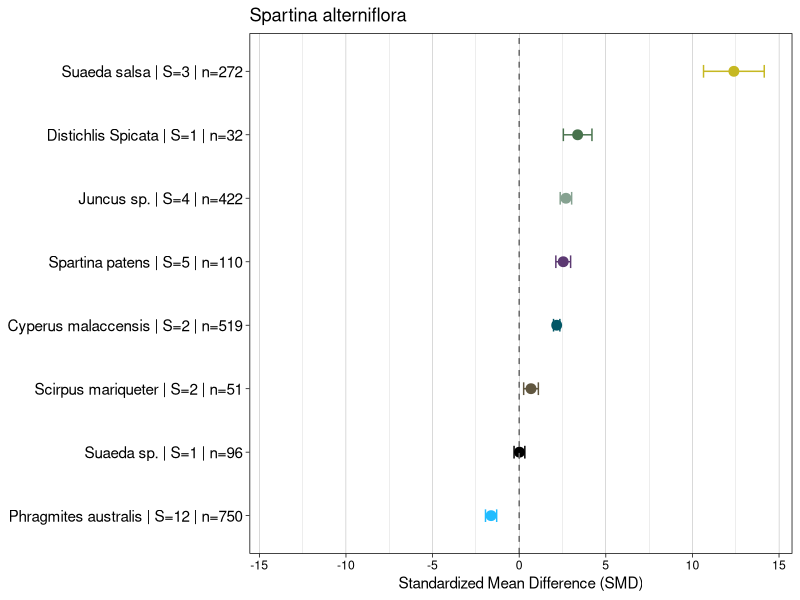

Write the R code that produced this figure. (Note: this script raises an error after producing the figure.)
rm(list = ls()) #clear environment
library(tidyverse)
library(metafor)
library(dplyr)

#ghgflux <- readRDS("ghgflux.rds") #get data
ghgflux<-read.csv("raw/SMD_data.csv")
data_ch4 <- ghgflux %>% #clean up the data
  filter(
    !is.na(ch4_flux),
    !is.na(ch4_n),
    !is.na(ch4_var),
    !is.na(plant_species),
    plant_species != "",
  )

data_ch4 <- data_ch4 %>%
  group_by(plant_species) %>%
  filter(n_distinct(p_num) > 1) %>% #make sure there is more than one study that measures the plant species
  ungroup()

# Assign unique ID to aggregate data --------------------------------------
#Data from the same study, latitude, estuary, marsh, year, month, plant species, and salinity are assign same ID.
data_ch4 <- data_ch4 %>%
  mutate(repeat_flag = ifelse("repeat" == "Y", TRUE, FALSE)) %>%
  mutate(group_key = ifelse(!repeat_flag,
                            paste(p_num, lat, estuary, marsh, sampling_year, month, plant_species, salinity, specific_site, section, sep = "_"),
                            NA)) %>%
  # Create numeric unique IDs for each group_key
  mutate(unique_id = ifelse(!repeat_flag,
                            as.integer(factor(group_key)),
                            NA)) %>%
  relocate(unique_id, .after = p_num)

meta_data <- data_ch4 %>%
  dplyr::select(ch4_flux, ch4_var, ch4_n, sampling_year, unique_id, p_num, lat, month, ch4_method_simple, season, plant_species, salinity, tide)

#separate out Spartina alterniflora rows
spartina <- meta_data %>%
  filter(plant_species == "Spartina alterniflora") %>%
  dplyr::select(p_num, month, sampling_year,
         ch4_var_t = ch4_var, 
         ch4_n_t = ch4_n, 
         ch4_flux_t = ch4_flux, 
        )

#filter non-Spartina rows
non_spartina <- meta_data %>%
  filter(plant_species != "Spartina alterniflora")

#join non-Spartina with matching Spartina rows by p_num and season
paired_data <- non_spartina %>%
  left_join(spartina, by = c("p_num", "sampling_year", "month"), relationship = "many-to-many") %>%
  filter(!is.na(ch4_flux_t))  # keep only pairs where Spartina data exists

ch4_meta_data <- escalc(measure = "SMD", 
                        m1i = ch4_flux_t, 
                        sd1i = ch4_var_t, 
                        n1i = ch4_n_t,
                        m2i = ch4_flux, 
                        sd2i = ch4_var, 
                        n2i = ch4_n, 
                        data = paired_data)

aggregated_data <- ch4_meta_data %>%
  group_by(unique_id) %>%
  summarise(
    # Calculate mean of yi
    avg_yi = mean(yi, na.rm = TRUE),
    
    # Calculate sum of vi / n^2 (n = number of rows per group)
    avg_vi = sum(vi, na.rm = TRUE) / (n()^2),
    
    ch4_n=sum(ch4_n),
    
    # Example aggregation for other columns
    sampling_year = paste(unique(sampling_year), collapse = ", "),
    p_num = paste(unique(p_num), collapse = ", "),
    season = paste(unique(season), collapse = ", "),
    salinity = paste(unique(salinity), collapse = ", "),  
    plant_species = paste(unique(plant_species), collapse = ", "),
    tide = paste(unique(tide), collapse = ", ")

    # Add other columns as needed here...
  )

#Count number of unique studies per plant_species
study_counts <- ch4_meta_data %>%
  group_by(plant_species) %>%
  summarise(n_studies = n_distinct(p_num), .groups = "drop")

#Aggregate the data
plants_aggregated <- ch4_meta_data %>%
  group_by(plant_species) %>%
  summarise(
    avg_yi = mean(yi, na.rm = TRUE),
    avg_vi = sum(vi, na.rm = TRUE) / (n()^2),
    ch4_n = sum(ch4_n),
    p_num = paste(unique(p_num), collapse = ", "),
    salinity = paste(unique(salinity), collapse = ", "),  
    tide = paste(unique(tide), collapse = ", "),
    ch4_method_simple = paste(unique(ch4_method_simple), collapse = ", ")
  ) %>%
  left_join(study_counts, by = "plant_species") %>%  # ← This is key!
  mutate(slab_label = paste0(plant_species, " | S=", n_studies, " | n=", ch4_n))

print(plants_aggregated)

meta_model <- rma(avg_yi, avg_vi, data = plants_aggregated, method = "REML", knha=TRUE)
summary(meta_model)

# Extract model results
plot_data <- plants_aggregated %>%
  mutate(
    yi = meta_model$yi,
    vi = meta_model$vi,
    se = sqrt(vi),
    ci_lower = yi - 1.96 * se,
    ci_upper = yi + 1.96 * se
  )


p1<- ggplot(plot_data, aes(x = yi, y = reorder(slab_label, yi), color=plant_species)) +
  geom_point(aes(color = plant_species), size = 3) +
  geom_errorbarh(aes(xmin = ci_lower, xmax = ci_upper, color=plant_species), height = 0.2) +
  geom_vline(xintercept = 0, linetype = "dashed", color = "gray40") +
  scale_color_manual(values = c("Cyperus malaccensis"="#025766", "Spartina patens" = "#5c3972", 
                               "Spartina alterniflora" = "#2FC45D", "Phragmites australis" ="#20bcff",
                               "Distichlis Spicata" = "#47724c", "Suaeda salsa" = "#c6b822",
                               "Cladium jamaicense" =  "#564e95", "Juncae sp" = "lightblue",
                               "Juncus sp." = "#86a291",
                               "Sesuvium portulacastrum" = "#90E669", "Plantago maritima" = "#47724c",
                               "Scirpus mariqueter" = "#60563f", "Tamarix chinensis"="#FF46A2",
                               "Salicornia sp."="black", "Suaeda sp." = "black")) +
  scale_x_continuous(limits = c(-max(plot_data$ci_upper), max(plot_data$ci_upper) + 0.2)) +
  labs(
    x = "Standardized Mean Difference (SMD)",
    y = NULL,
    title = "Spartina alterniflora"
  ) +
  theme(
  legend.text =element_text(size = 12, colour = "black", family = "Helvetica"),
    axis.text.x = element_text(size = 12, colour = "black", family = "Helvetica"), 
    axis.text.y = element_text(size = 12, colour = "black", family = "Helvetica"),
    axis.title.x = element_text(size = 12, color = "black", family = "Helvetica"),
    axis.title.y = element_text(size = 12, color = "black", family = "Helvetica")) +
  theme(plot.background = element_rect(fill = "transparent", colour = NA),
        panel.background = element_rect(fill = "transparent", colour = NA),
        legend.background = element_rect(fill = "transparent", colour = NA))+
  theme_linedraw()+
  theme(legend.position="none",
    panel.grid.major.y = element_blank(),
    axis.text.y = element_text(size = 11)
  )
p1
ggsave("figures/meta_forest_plants_ch4_spal.png", width = 8, height = 6)





# by salinity -------------------------------------------------------------
data_ch4 <- data_ch4 %>%
  mutate(repeat_flag = ifelse("repeat" == "Y", TRUE, FALSE)) %>%
  mutate(group_key = ifelse(!repeat_flag,
                            paste(p_num, lat, estuary, marsh, sampling_year, month, plant_species, salinity, specific_site, section, sep = "_"),
                            NA)) %>%
  # Create numeric unique IDs for each group_key
  mutate(unique_id = ifelse(!repeat_flag,
                            as.integer(factor(group_key)),
                            NA)) %>%
  relocate(unique_id, .after = p_num)


ch4_meta_data <- data_ch4 %>%
  group_by(unique_id) %>%
  summarise(
    # Calculate mean of yi
    ch4_flux = mean(ch4_flux, na.rm = TRUE),
    
    # Calculate sum of vi / n^2 (n = number of rows per group)
    ch4_n = sum(ch4_n),
    
    ch4_var=mean(ch4_var),
    
    # Example aggregation for other columns
    month = as.factor(paste(unique(month), collapse = ", ")),
    p_num = as.numeric(paste(unique(p_num), collapse = ", ")),
    plant_species = as.factor(paste(unique(plant_species), collapse = ", ")),
    salinity = as.factor(paste(unique(salinity), collapse = ", ")),
    season = as.factor(paste(unique(season), collapse = ", ")),
    tide = as.factor(paste(unique(tide), collapse = ", ")),
    lat = paste(unique(lat), collapse = ", "),  
    tide = as.factor(paste(unique(tide), collapse = ", ")),
    ch4_method_simple = as.factor(paste(unique(ch4_method_simple), collapse = ", ")),
    climate_region = as.factor(paste(unique(climate_region), collapse = ", ")),
    month = as.factor(paste(unique(month), collapse = ", ")),
    sampling_year = as.numeric(paste(unique(sampling_year), collapse = ", "))
    
    # Add other columns as needed here...
  )


library(dplyr)
meta_data <- ch4_meta_data %>%
  dplyr::select(ch4_flux, ch4_var, ch4_n, p_num, sampling_year, lat, month, ch4_method_simple, season, plant_species, salinity, tide)

# Step 1: Separate out Spartina alterniflora rows
spartina <- meta_data %>%
  filter(plant_species == "Spartina alterniflora") %>%
  dplyr::select(p_num, month, sampling_year,
                ch4_var_t = ch4_var, 
                ch4_n_t = ch4_n, 
                ch4_flux_t = ch4_flux, 
  )

# Step 2: Filter non-Spartina rows
non_spartina <- meta_data %>%
  filter(plant_species != "Spartina alterniflora")

# Step 3: Join non-Spartina with matching Spartina rows by p_num and season
paired_data <- non_spartina %>%
  left_join(spartina, by = c("p_num", "month", "sampling_year"), relationship = "many-to-many") %>%
  filter(!is.na(ch4_flux_t))  # keep only pairs where Spartina data exists

ch4_meta_data <- escalc(measure = "SMD", 
                        m1i = ch4_flux_t, 
                        sd1i = ch4_var_t, 
                        n1i = ch4_n_t,
                        m2i = ch4_flux, 
                        sd2i = ch4_var, 
                        n2i = ch4_n, 
                        data = paired_data)

# Step 1: Count number of unique studies per plant_species
study_counts <- ch4_meta_data %>%
  group_by(salinity) %>%
  summarise(n_studies = n_distinct(p_num), .groups = "drop")

sal_aggregated <- ch4_meta_data %>%
  group_by(salinity) %>%
  summarise(
    avg_yi = mean(yi, na.rm = TRUE),
    avg_vi = sum(vi, na.rm = TRUE) / (n()^2),
    ch4_n = sum(ch4_n),
    p_num = paste(unique(p_num), collapse = ", "),
    tide = paste(unique(tide), collapse = ", "),
    ch4_method_simple = paste(unique(ch4_method_simple), collapse = ", ")
  ) %>%
  left_join(study_counts, by = "salinity") %>%  # ← This is key!
  mutate(slab_label = paste0(salinity, " | S=", n_studies, " | n=", ch4_n))

sal_aggregated <- sal_aggregated %>%
  mutate(salinity = factor(salinity, 
                           levels = c("oligohaline", "mesohaline", "polyhaline", "euhaline"), 
                           ordered = TRUE))

print(sal_aggregated)

meta_model <- rma(avg_yi, avg_vi, data = sal_aggregated, method = "REML", knha=TRUE)
summary(meta_model)


levels(sal_aggregated$salinity)

# Extract model results
plot_data <- sal_aggregated %>%
  mutate(
    yi = meta_model$yi,
    vi = meta_model$vi,
    se = sqrt(vi),
    ci_lower = yi - 1.96 * se,
    ci_upper = yi + 1.96 * se
  )

plot_data <- plot_data %>%
  mutate(
    salinity = factor(salinity, 
                      levels = c("oligohaline", "mesohaline", "polyhaline", "euhaline")),
    slab_label = fct_reorder(slab_label, as.numeric(salinity))  # order by salinity
  )


p2 <- ggplot(plot_data, aes(x = yi, y = slab_label, color=salinity)) +
  geom_point(aes(color = salinity), size = 3) +
  geom_errorbarh(aes(xmin = ci_lower, xmax = ci_upper, color=salinity), height = 0.2) +
  geom_vline(xintercept = 0, linetype = "dashed", color = "gray40") +
  scale_color_manual(values = c("oligohaline" = "lightblue", 
                                "mesohaline" = "#1F78B4",
                                "polyhaline" = "darkblue",
                                "euhaline" = "darkgreen")) +
  scale_x_continuous(limits = c(-max(plot_data$ci_upper), max(plot_data$ci_upper) + 0.2)) +
  labs(
    x = "Standardized Mean Difference (SMD)",
    y = NULL,
    title = "Spartina alterniflora"
  ) +
  theme(
    legend.text =element_text(size = 12, colour = "black", family = "Helvetica"),
    axis.text.x = element_text(size = 12, colour = "black", family = "Helvetica"), 
    axis.text.y = element_text(size = 12, colour = "black", family = "Helvetica"),
    axis.title.x = element_text(size = 12, color = "black", family = "Helvetica"),
    axis.title.y = element_text(size = 12, color = "black", family = "Helvetica")) +
  theme(plot.background = element_rect(fill = "transparent", colour = NA),
        panel.background = element_rect(fill = "transparent", colour = NA),
        legend.background = element_rect(fill = "transparent", colour = NA))+
  theme_linedraw()+
  theme(legend.position="none",
        panel.grid.major.y = element_blank(),
        axis.text.y = element_text(size = 11)
  )
p2
ggsave("figures/meta_forest_salinity_ch4_spal.png", width = 8, height = 6)



# Phragmites --------------------------------------------------------------
data_ch4 <- ghgflux %>% #clean up the data
  filter(
    !is.na(ch4_flux),
    !is.na(ch4_n),
    !is.na(plant_species),
    plant_species != "",
  )

data_ch4 <- data_ch4 %>%
  group_by(plant_species) %>%
  filter(n_distinct(p_num) > 1) %>%
  ungroup()

# Assign unique ID to aggregate data --------------------------------------
#Data from the same study, latitude, estuary, marsh, year, month, plant species, and salinity are assign same ID.
data_ch4 <- data_ch4 %>%
  mutate(repeat_flag = ifelse("repeat" == "Y", TRUE, FALSE)) %>%
  mutate(group_key = ifelse(!repeat_flag,
                            paste(p_num, lat, estuary, marsh, sampling_year, month, plant_species, salinity, specific_site, section, sep = "_"),
                            NA)) %>%
  # Create numeric unique IDs for each group_key
  mutate(unique_id = ifelse(!repeat_flag,
                            as.integer(factor(group_key)),
                            NA)) %>%
  relocate(unique_id, .after = p_num)

meta_data <- data_ch4 %>%
  dplyr::select(ch4_flux, ch4_var, ch4_n, sampling_year, unique_id, p_num, lat, month, ch4_method_simple, season, plant_species, salinity, tide)

#separate out phrag rows
phrag <- meta_data %>%
  filter(plant_species == "Phragmites australis") %>%
  dplyr::select(p_num, month, sampling_year,
                ch4_var_t = ch4_var, 
                ch4_n_t = ch4_n, 
                ch4_flux_t = ch4_flux, 
  )

#filter non-phrag rows
non_phrag <- meta_data %>%
  filter(plant_species != "Phragmites australis")

#join non-phrag with matching phrag rows by p_num and season
paired_data <- non_phrag %>%
  left_join(phrag, by = c("p_num", "month", "sampling_year"), relationship = "many-to-many") %>%
  filter(!is.na(ch4_flux_t))  # keep only pairs where Spartina data exists

ch4_meta_data <- escalc(measure = "SMD", 
                        m1i = ch4_flux_t, 
                        sd1i = ch4_var_t, 
                        n1i = ch4_n_t,
                        m2i = ch4_flux, 
                        sd2i = ch4_var, 
                        n2i = ch4_n, 
                        data = paired_data)

aggregated_data <- ch4_meta_data %>%
  group_by(unique_id) %>%
  summarise(
    # Calculate mean of yi
    avg_yi = mean(yi, na.rm = TRUE),
    
    # Calculate sum of vi / n^2 (n = number of rows per group)
    avg_vi = sum(vi, na.rm = TRUE) / (n()^2),
    
    ch4_n=sum(ch4_n),
    
    # Example aggregation for other columns
    p_num = paste(unique(p_num), collapse = ", "),
    season = paste(unique(season), collapse = ", "),
    salinity = paste(unique(salinity), collapse = ", "),  
    plant_species = paste(unique(plant_species), collapse = ", "),
    tide = paste(unique(tide), collapse = ", ")
    
    # Add other columns as needed here...
  )

#count number of unique studies per plant_species
study_counts <- ch4_meta_data %>%
  group_by(plant_species) %>%
  summarise(n_studies = n_distinct(p_num), .groups = "drop")

#aggregate the data
plants_aggregated <- ch4_meta_data %>%
  group_by(plant_species) %>%
  summarise(
    avg_yi = mean(yi, na.rm = TRUE),
    avg_vi = sum(vi, na.rm = TRUE) / (n()^2),
    ch4_n = sum(ch4_n),
    p_num = paste(unique(p_num), collapse = ", "),
    salinity = paste(unique(salinity), collapse = ", "),  
    tide = paste(unique(tide), collapse = ", "),
    ch4_method_simple = paste(unique(ch4_method_simple), collapse = ", ")
  ) %>%
  left_join(study_counts, by = "plant_species") %>%  # ← This is key!
  mutate(slab_label = paste0(plant_species, " | S=", n_studies, " | n=", ch4_n))

print(plants_aggregated)

meta_model <- rma(avg_yi, avg_vi, data = plants_aggregated, method = "REML", knha=TRUE)
summary(meta_model)

# Extract model results
plot_data <- plants_aggregated %>%
  mutate(
    yi = meta_model$yi,
    vi = meta_model$vi,
    se = sqrt(vi),
    ci_lower = yi - 1.96 * se,
    ci_upper = yi + 1.96 * se
  )

p3<- ggplot(plot_data, aes(x = yi, y = reorder(slab_label, yi), color=plant_species)) +
  geom_point(aes(color = plant_species), size = 3) +
  geom_errorbarh(aes(xmin = ci_lower, xmax = ci_upper, color=plant_species), height = 0.2) +
  geom_vline(xintercept = 0, linetype = "dashed", color = "gray40") +
  scale_color_manual(values = c("Cyperus malaccensis"="#025766", "Spartina patens" = "#5c3972", 
                                "Spartina alterniflora" = "#2FC45D", "Phragmites australis" ="#20bcff",
                                "Distichlis Spicata" = "#47724c", "Suaeda salsa" = "#c6b822",
                                "Cladium jamaicense" =  "#564e95", "Juncus sp." = "#86a291",
                                "Sesuvium portulacastrum" = "#90E669", "Plantago maritima" = "#47724c",
                                "Scirpus mariqueter" = "#60563f", "Tamarix chinensis"="#FF46A2",
                                "Salicornia sp."="black", "Suaeda sp." = "black")) +
  scale_x_continuous(limits = c(-max(plot_data$ci_upper), max(plot_data$ci_upper) + 0.2)) +
  labs(
    x = "Standardized Mean Difference (SMD)",
    y = NULL,
    title = "Phragmites australis"
  ) +
  theme(
    legend.text =element_text(size = 12, colour = "black", family = "Helvetica"),
    axis.text.x = element_text(size = 12, colour = "black", family = "Helvetica"), 
    axis.text.y = element_text(size = 12, colour = "black", family = "Helvetica"),
    axis.title.x = element_text(size = 12, color = "black", family = "Helvetica"),
    axis.title.y = element_text(size = 12, color = "black", family = "Helvetica")) +
  theme_linedraw()+
  theme(legend.position="none",
        panel.grid.major.y = element_blank(),
        axis.text.y = element_text(size = 11))+
          theme(plot.background = element_rect(fill = "transparent", colour = NA),
                panel.background = element_rect(fill = "transparent", colour = NA),
                legend.background = element_rect(fill = "transparent", colour = NA))
p3
ggsave("figures/meta_forest_plants_ch4_phrag.png", width = 8, height = 6)


# by salinity -------------------------------------------------------------
data_ch4 <- data_ch4 %>%
  mutate(repeat_flag = ifelse("repeat" == "Y", TRUE, FALSE)) %>%
  mutate(group_key = ifelse(!repeat_flag,
                            paste(p_num, lat, estuary, marsh, sampling_year, month, plant_species, salinity, specific_site, section, sep = "_"),
                            NA)) %>%
  # Create numeric unique IDs for each group_key
  mutate(unique_id = ifelse(!repeat_flag,
                            as.integer(factor(group_key)),
                            NA)) %>%
  relocate(unique_id, .after = p_num)


ch4_meta_data <- data_ch4 %>%
  group_by(unique_id) %>%
  summarise(
    # Calculate mean of yi
    ch4_flux = mean(ch4_flux, na.rm = TRUE),
    
    # Calculate sum of vi / n^2 (n = number of rows per group)
    ch4_n = sum(ch4_n),
    
    ch4_var=mean(ch4_var),
    
    # Example aggregation for other columns
    month = as.factor(paste(unique(month), collapse = ", ")),
    p_num = as.numeric(paste(unique(p_num), collapse = ", ")),
    plant_species = as.factor(paste(unique(plant_species), collapse = ", ")),
    salinity = as.factor(paste(unique(salinity), collapse = ", ")),
    season = as.factor(paste(unique(season), collapse = ", ")),
    tide = as.factor(paste(unique(tide), collapse = ", ")),
    lat = paste(unique(lat), collapse = ", "),  
    tide = as.factor(paste(unique(tide), collapse = ", ")),
    ch4_method_simple = as.factor(paste(unique(ch4_method_simple), collapse = ", ")),
    climate_region = as.factor(paste(unique(climate_region), collapse = ", ")),
    month = as.factor(paste(unique(month), collapse = ", ")),
    sampling_year = as.numeric(paste(unique(sampling_year), collapse = ", "))
    
    # Add other columns as needed here...
  )

meta_data <- ch4_meta_data %>%
  dplyr::select(ch4_flux, ch4_var, ch4_n, sampling_year, p_num, lat, month, ch4_method_simple, season, plant_species, salinity, tide)

#separate out Phragmites rows
phrag <- meta_data %>%
  filter(plant_species == "Phragmites australis") %>%
  dplyr::select(p_num, month, sampling_year,
                ch4_var_t = ch4_var, 
                ch4_n_t = ch4_n, 
                ch4_flux_t = ch4_flux, 
  )

#filter non-Phragmites rows
non_phrag <- meta_data %>%
  filter(plant_species != "Phragmites australis")

#join non-Phragmites with matching Phragmites rows by p_num and season
paired_data <- non_phrag %>%
  left_join(phrag, by = c("p_num", "month", "sampling_year"), relationship = "many-to-many") %>%
  filter(!is.na(ch4_flux_t))  # keep only pairs where Spartina data exists

ch4_meta_data <- escalc(measure = "SMD", 
                        m1i = ch4_flux_t, 
                        sd1i = ch4_var_t, 
                        n1i = ch4_n_t,
                        m2i = ch4_flux, 
                        sd2i = ch4_var, 
                        n2i = ch4_n, 
                        data = paired_data)

study_counts <- ch4_meta_data %>%
  group_by(salinity) %>%
  summarise(n_studies = n_distinct(p_num), .groups = "drop")


sal_aggregated <- ch4_meta_data %>%
  group_by(salinity) %>%
  summarise(
    avg_yi = mean(yi, na.rm = TRUE),
    avg_vi = sum(vi, na.rm = TRUE) / (n()^2),
    ch4_n = sum(ch4_n),
    p_num = paste(unique(p_num), collapse = ", "),
    tide = paste(unique(tide), collapse = ", "),
    ch4_method_simple = paste(unique(ch4_method_simple), collapse = ", ")
  ) %>%
  left_join(study_counts, by = "salinity") %>%  # ← This is key!
  mutate(slab_label = paste0(salinity, " | S=", n_studies, " | n=", ch4_n))

sal_aggregated <- sal_aggregated %>%
  mutate(salinity = factor(salinity, 
                           levels = c("oligohaline", "mesohaline", "polyhaline", "euhaline"), 
                           ordered = TRUE))

print(sal_aggregated, n=1000)

meta_model <- rma(avg_yi, avg_vi, data = sal_aggregated, method = "REML", knha=TRUE)
summary(meta_model)

levels(sal_aggregated$salinity)

sal_aggregated <- sal_aggregated %>%
  mutate(salinity = factor(salinity, 
                           levels = c("oligohaline", "mesohaline", "polyhaline", "euhaline"), 
                           ordered = TRUE))

# Extract model results
plot_data <- sal_aggregated %>%
  mutate(
    yi = meta_model$yi,
    vi = meta_model$vi,
    se = sqrt(vi),
    ci_lower = yi - 1.96 * se,
    ci_upper = yi + 1.96 * se
  )

plot_data <- plot_data %>%
  mutate(salinity = factor(salinity, 
                           levels = c("oligohaline", "mesohaline", "polyhaline", "euhaline"), 
                           ordered = TRUE))

plot_data <- plot_data %>%
  mutate(
    salinity = factor(salinity, 
                      levels = c("oligohaline", "mesohaline", "polyhaline", "euhaline")),
    slab_label = fct_reorder(slab_label, as.numeric(salinity))  # order by salinity
  )

p4 <- ggplot(plot_data, aes(x = yi, y = slab_label, color=salinity)) +
  geom_point(aes(color = salinity), size = 3) +
  geom_errorbarh(aes(xmin = ci_lower, xmax = ci_upper, color=salinity), height = 0.2) +
  geom_vline(xintercept = 0, linetype = "dashed", color = "gray40") +
  scale_color_manual(values = c("oligohaline" = "lightblue", 
                                "mesohaline" = "#1F78B4",
                                "polyhaline" = "darkblue",
                                "euhaline" = "darkgreen")) +
  scale_x_continuous(limits = c(-max(plot_data$ci_upper), max(plot_data$ci_upper) + 0.2)) +
  labs(
    x = "Standardized Mean Difference (SMD)",
    y = NULL,
    title = "Phragmites australis"
  ) +
  theme(
    legend.text =element_text(size = 12, colour = "black", family = "Helvetica"),
    axis.text.x = element_text(size = 12, colour = "black", family = "Helvetica"), 
    axis.text.y = element_text(size = 12, colour = "black", family = "Helvetica"),
    axis.title.x = element_text(size = 12, color = "black", family = "Helvetica"),
    axis.title.y = element_text(size = 12, color = "black", family = "Helvetica")) +
  theme(plot.background = element_rect(fill = "transparent", colour = NA),
        panel.background = element_rect(fill = "transparent", colour = NA),
        legend.background = element_rect(fill = "transparent", colour = NA))+
  theme_linedraw()+
  theme(legend.position="none",
        panel.grid.major.y = element_blank(),
        axis.text.y = element_text(size = 11)
  )
p4
ggsave("figures/meta_forest_salinity_ch4_phrag.png", width = 8, height = 6)


library(patchwork)
combined_plot <- wrap_plots(p1 + p2+ p3+p4) + 
  plot_annotation(tag_levels = 'a') &
  theme(
    plot.tag = element_text(face = "bold"),
    plot.background = element_rect(fill = "transparent", colour = NA),
    panel.background = element_rect(fill = "transparent", colour = NA),
    legend.background = element_rect(fill = "transparent", colour = NA)
  )
combined_plot

ggsave("figures/ch4_salinity_plants_smd.png",width=12,height=8)
